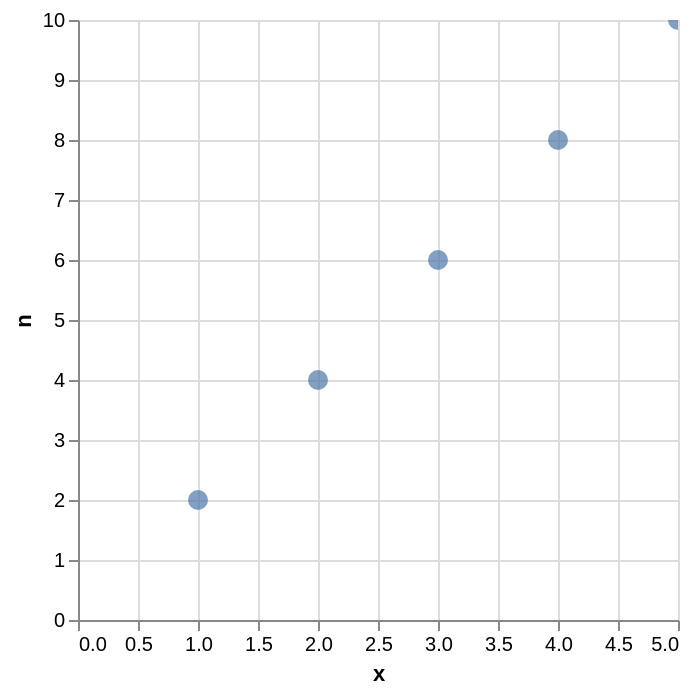

Vega-Lite specification stored for this chart:
### Vega-Lite specification from a JSON file in a GitHub repository (floating-point values rounded to 4 significant figures)
{"$schema": "https://vega.github.io/schema/vega-lite/v5.json", "data": {"values": [{"x": 1, "n": 2}, {"x": 2, "n": 4}, {"x": 3, "n": 6}, {"x": 4, "n": 8}, {"x": 5, "n": 10}]}, "params": [{"name": "cutoff", "value": 0, "bind": {"input": "range", "min": 0, "max": 10, "step": 1}}, {"name": "zoom", "select": "interval", "bind": "scales"}], "transform": [{"filter": "datum.n >= cutoff"}], "mark": {"type": "point", "filled": true, "size": 100}, "encoding": {"x": {"field": "x", "type": "quantitative"}, "y": {"field": "n", "type": "quantitative"}, "tooltip": [{"field": "x"}, {"field": "n"}]}}
